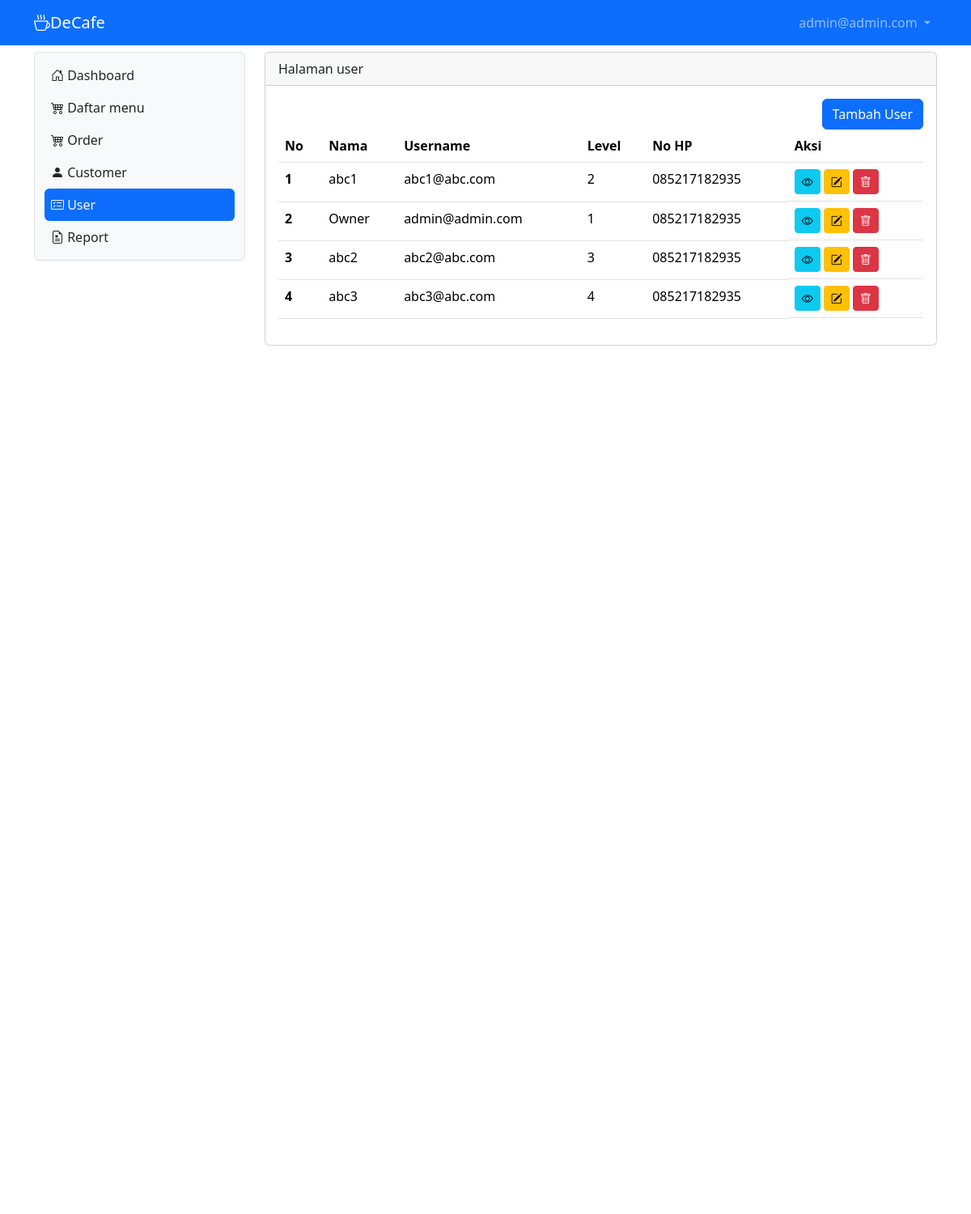
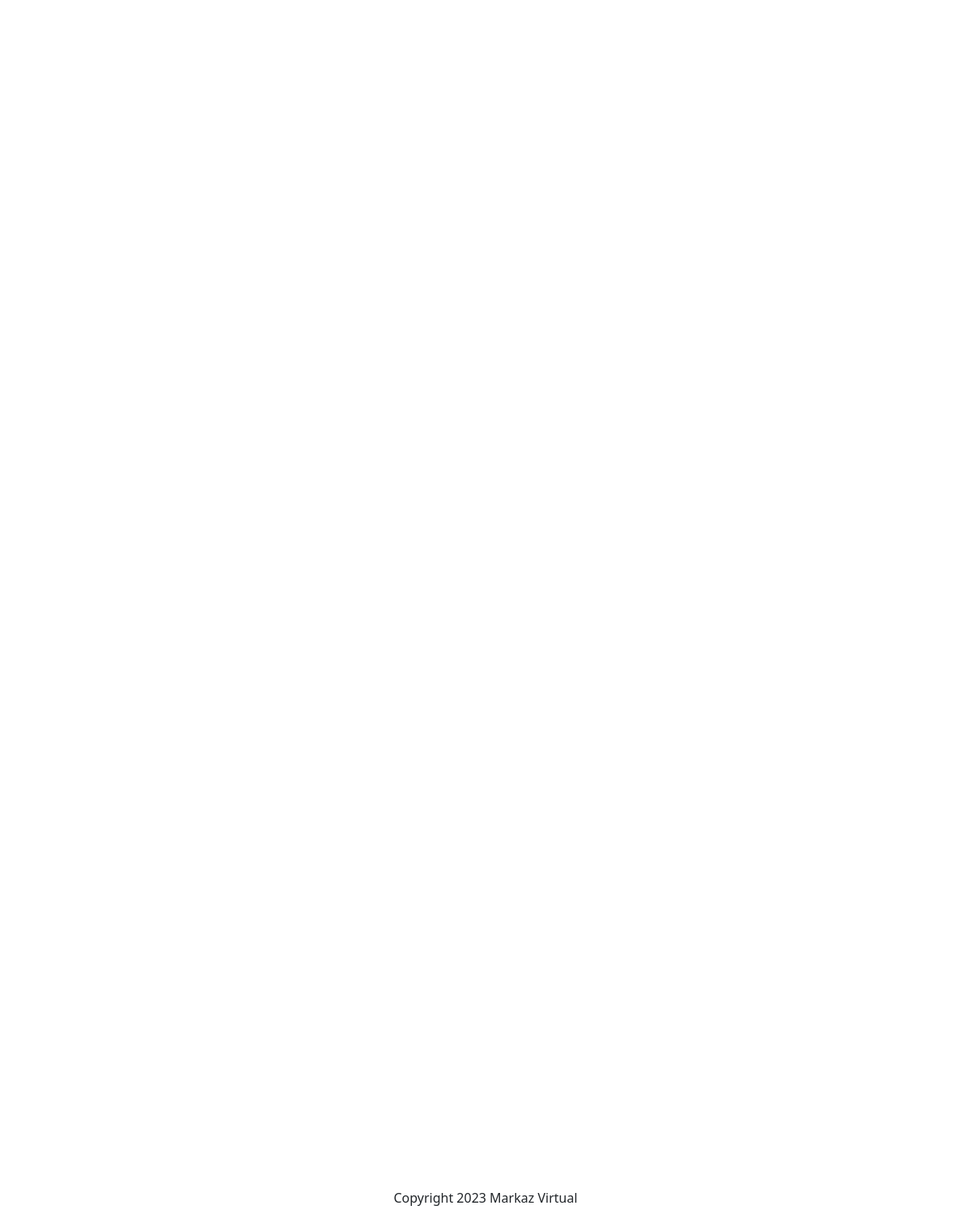
The page /user (signed in) on the database its author committed (2 pictures, top to bottom).
### tables this page shows
CREATE TABLE IF NOT EXISTS `tb_user` (
  `id` int NOT NULL AUTO_INCREMENT,
  `nama` varchar(200)  DEFAULT NULL,
  `username` varchar(200) DEFAULT NULL,
  `password` varchar(200) DEFAULT NULL,
  `level` int DEFAULT NULL,
  `nohp` varchar(15) DEFAULT NULL,
  PRIMARY KEY (`id`)
);

### user.php (the view, shortened to what this page needs)
<?php
include "proses/connect.php";
$query = mysqli_query($conn, "SELECT * FROM tb_user");
while ($record = mysqli_fetch_array($query)) {
    $result[] = $record;
}
?>
            <div class="col-lg-9 mt-2">
                <div class="card">
                    <div class="card-header">
                        Halaman user
                    </div>
                    <div class="card-body">
                        <div class="row">
                            <div class="col d-flex justify-content-end">
                                <button class="btn btn-primary" data-bs-toggle="modal" data-bs-target="#ModalTambahUser"> Tambah User</button>
                            </div>
                        </div>
            <?php
                if(empty($result)){
                    echo "Data user tidak ada";
                }else{
            ?>
                        <div class="table-responsive">
                        <table class="table table-hover">
                            <thead>
                                <tr>
                                    <th scope="col">No</th>
                                    <th scope="col">Nama</th>
                                    <th scope="col">Username</th>
                                    <th scope="col">Level</th>
                                    <th scope="col">No HP</th>
                                    <th scope="col">Aksi</th>
                                </tr>
                            </thead>
                            <tbody>
                                <?php
                                $no =1;
                                foreach ($result as $row) {
                                ?>
                                <tr>
                                    <th scope="row"><?php echo $no++ ?></th>
                                    <td><?php echo $row['nama'] ?></td>
                                    <td><?php echo $row['username'] ?></td>
                                    <td><?php echo $row['level'] ?></td>
                                    <td><?php echo $row['nohp'] ?></td>
                                    <td class="d-flex">
                                        <button class="btn btn-info btn-sm me-1" data-bs-toggle="modal" data-bs-target="#ModalView"><i class="bi bi-eye"></i></button>
                                        <button class="btn btn-warning btn-sm me-1"><i class="bi bi-pencil-square"></i></button>
                                        <button class="btn btn-danger btn-sm"><i class="bi bi-trash"></i></button>
                                    </td>
                                </tr>
                                <?php
                                }
                                ?>
                            </tbody>
                        </table>
                        </div>
                        <?php
                        }
                        ?>
                    </div>
                </div>
            </div>

### index.php (shortened to what this page needs)
<?php
if (isset($_GET['x']) && $_GET['x'] == 'home') {
    $page = "home.php";
    include "main.php";
} elseif (isset($_GET['x']) && $_GET['x'] == 'order') {
    $page = "order.php";
    include "main.php";
} elseif (isset($_GET['x']) && $_GET['x'] == 'user') {
    if($_SESSION['level_decafe']==1){
    include "main.php";
}else{
    $page = "home.php";
    include "main.php";
    }
} elseif (isset($_GET['x']) && $_GET['x'] == 'customer') {
    $page = "customer.php";
    include "main.php";
} elseif (isset($_GET['x']) && $_GET['x'] == 'menu') {
    $page = "menu.php";
    include "main.php";
} elseif (isset($_GET['x']) && $_GET['x'] == 'login') {
    include "login.php";
} elseif (isset($_GET['x']) && $_GET['x'] == 'logout') {
    include "proses/proses_logout.php";
} else{
    $page = "home.php";
    include "main.php";
}
?>

### main.php (shortened to what this page needs)
<?php
    include "proses/connect.php";
    $query = mysqli_query($conn, "SELECT * FROM tb_user WHERE username = '$_SESSION[username_decafe]'");
    $hasil = mysqli_fetch_array($query);
?>
<!doctype html>
<html lang="en">
<head>
    <link href="https://cdn.jsdelivr.net/npm/bootstrap@5.3.2/dist/css/bootstrap.min.css" rel="stylesheet"
>
    <link rel="stylesheet" href="https://cdn.jsdelivr.net/npm/bootstrap-icons@1.11.1/font/bootstrap-icons.css">
</head>
<body style="height: 3000px">
    <?php include "header.php"; ?>
    <div class="container-lg">
        <div class="row">
            <?php include "sidebar.php" ?>
            <?php
                include $page;
            ?>
        </div>
        <div class="fixed-bottom text-center mb-2">
            Copyright 2023 Markaz Virtual
        </div>
    </div>
</body>
</html>

### header.php (shortened to what this page needs)
<nav class="navbar navbar-expand navbar-dark bg-primary sticky-top">
    <div class="container-lg">
        <a class="navbar-brand" href="."> <i class="bi bi-cup-hot"></i>DeCafe</a>
        <div class="collapse navbar-collapse justify-content-end" id="navbarNavDropdown">
            <ul class="navbar-nav">
                <li class="nav-item dropdown">
                    <a class="nav-link dropdown-toggle" href="#" role="button" data-bs-toggle="dropdown"
                        aria-expanded="false">
                        <?php echo $hasil['username'];?>
                    </a>
                </li>
            </ul>
        </div>
    </div>
</nav>

### sidebar.php (shortened to what this page needs)
<div class="col-lg-3">
    <nav class="navbar navbar-expand-lg bg-light rounded border mt-2">
        <div class="container-fluid">
            <div class="offcanvas offcanvas-start" tabindex="-1" id="offcanvasNavbar"
                aria-labelledby="offcanvasNavbarLabel" style="width:250px">
                <div class="offcanvas-body">
                    <ul class="navbar-nav nav-pills flex-column justify-content-end flex-grow-1">
                        <li class="nav-item">
                            <a class="nav-link ps-2 <?php echo ((isset($_GET['x']) && $_GET['x'] == 'home') || !isset($_GET['x'])) ? 'active link-light' : 'link-dark'; ?>"
                                aria-current="page" href="home"><i class="bi bi-house-door"></i> Dashboard</a>
                        </li>
                        <li class="nav-item">
                            <a class="nav-link ps-2 <?php echo (isset($_GET['x']) && $_GET['x'] == 'menu') ? 'active link-light' : 'link-dark'; ?>"
                                href="menu"><i class="bi bi-cart4"></i> Daftar menu</a>
                        </li>
                        <li class="nav-item">
                            <a class="nav-link ps-2 <?php echo (isset($_GET['x']) && $_GET['x'] == 'order') ? 'active link-light' : 'link-dark'; ?>"
                                href="order"><i class="bi bi-cart4"></i> Order</a>
                        </li>
                        <li class="nav-item">
                            <a class="nav-link ps-2 <?php echo (isset($_GET['x']) && $_GET['x'] == 'customer') ? 'active link-light' : 'link-dark'; ?>"
                                href="customer"><i class="bi bi-person-fill"></i>
                                Customer</a>
                        </li>
                        <?php if($hasil['level']==1){?>
                        <li class="nav-item">
                            <a class="nav-link ps-2 <?php echo (isset($_GET['x']) && $_GET['x'] == 'user') ? 'active link-light' : 'link-dark'; ?>"
                                href="user"><i class="bi bi-card-checklist"></i>
                                User</a>
                        </li>
                        <li class="nav-item">
                            <a class="nav-link ps-2 <?php echo (isset($_GET['x']) && $_GET['x'] == 'report') ? 'active link-light' : 'link-dark'; ?>"
                                href="report"><i class="bi bi-file-earmark-medical"></i> Report</a>
                        </li>
                        <?php }?>
                    </ul>
                </div>
            </div>
        </div>
    </nav>
</div>

### rows shown on the page
tb_user: username "admin@admin.com", nama "Owner", level "1", nohp "085217182935"
tb_user: nama "abc1", username "abc1@abc.com", level "2", nohp "085217182935"
tb_user: nama "abc2", username "abc2@abc.com", level "3", nohp "085217182935"
tb_user: nama "abc3", username "abc3@abc.com", level "4", nohp "085217182935"
